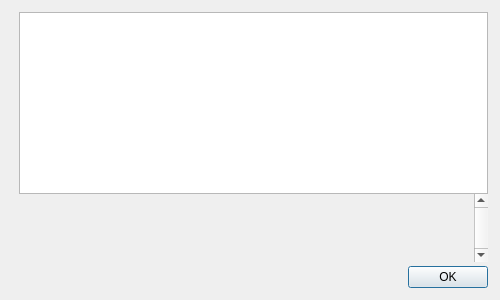
<?xml version="1.0" encoding="UTF-8"?>
<ui version="4.0">
 <class>HelpMessageDialog</class>
 <widget class="QDialog" name="HelpMessageDialog">
  <property name="geometry">
   <rect>
    <x>0</x>
    <y>0</y>
    <width>500</width>
    <height>300</height>
   </rect>
  </property>
  <property name="windowTitle">
   <string notr="true">DogCoin - Command-line options</string>
  </property>
  <layout class="QHBoxLayout" name="horizontalLayout_2">
   <property name="spacing">
    <number>0</number>
   </property>
   <property name="leftMargin">
    <number>12</number>
   </property>
   <property name="topMargin">
    <number>12</number>
   </property>
   <property name="rightMargin">
    <number>12</number>
   </property>
   <property name="bottomMargin">
    <number>12</number>
   </property>
   <item>
    <layout class="QVBoxLayout" name="verticalLayoutLogo" stretch="0,0">
     <property name="leftMargin">
      <number>0</number>
     </property>
     <property name="topMargin">
      <number>4</number>
     </property>
     <property name="rightMargin">
      <number>0</number>
     </property>
     <item>
      <widget class="QLabel" name="aboutLogo">
       <property name="sizePolicy">
        <sizepolicy hsizetype="Preferred" vsizetype="Ignored">
         <horstretch>0</horstretch>
         <verstretch>0</verstretch>
        </sizepolicy>
       </property>
       <property name="maximumSize">
        <size>
         <width>100</width>
         <height>280</height>
        </size>
       </property>
       <property name="pixmap">
        <pixmap resource="../bitcoin.qrc">:/icons/about</pixmap>
       </property>
       <property name="scaledContents">
        <bool>false</bool>
       </property>
       <property name="alignment">
        <set>Qt::AlignLeading|Qt::AlignLeft|Qt::AlignTop</set>
       </property>
      </widget>
     </item>
     <item>
      <widget class="QFrame" name="frame">
       <property name="frameShape">
        <enum>QFrame::NoFrame</enum>
       </property>
       <property name="frameShadow">
        <enum>QFrame::Raised</enum>
       </property>
      </widget>
     </item>
    </layout>
   </item>
   <item>
    <layout class="QVBoxLayout" name="verticalLayout">
     <item>
      <widget class="QTextEdit" name="helpMessage">
       <property name="readOnly">
        <bool>true</bool>
       </property>
      </widget>
     </item>
     <item>
      <widget class="QScrollArea" name="scrollArea">
       <property name="frameShape">
        <enum>QFrame::NoFrame</enum>
       </property>
       <property name="verticalScrollBarPolicy">
        <enum>Qt::ScrollBarAlwaysOn</enum>
       </property>
       <property name="widgetResizable">
        <bool>true</bool>
       </property>
       <widget class="QWidget" name="scrollAreaWidgetContents">
        <layout class="QVBoxLayout" name="verticalLayout_2">
         <item>
          <widget class="QLabel" name="aboutMessage">
           <property name="cursor">
            <cursorShape>IBeamCursor</cursorShape>
           </property>
           <property name="textFormat">
            <enum>Qt::PlainText</enum>
           </property>
           <property name="alignment">
            <set>Qt::AlignLeading|Qt::AlignLeft|Qt::AlignTop</set>
           </property>
           <property name="openExternalLinks">
            <bool>true</bool>
           </property>
           <property name="textInteractionFlags">
            <set>Qt::LinksAccessibleByMouse|Qt::TextSelectableByKeyboard|Qt::TextSelectableByMouse</set>
           </property>
          </widget>
         </item>
        </layout>
       </widget>
      </widget>
     </item>
     <item>
      <spacer name="verticalSpacer">
       <property name="orientation">
        <enum>Qt::Vertical</enum>
       </property>
       <property name="sizeType">
        <enum>QSizePolicy::Fixed</enum>
       </property>
       <property name="sizeHint" stdset="0">
        <size>
         <width>4</width>
         <height>4</height>
        </size>
       </property>
      </spacer>
     </item>
     <item>
      <widget class="QDialogButtonBox" name="okButton">
       <property name="orientation">
        <enum>Qt::Horizontal</enum>
       </property>
       <property name="standardButtons">
        <set>QDialogButtonBox::Ok</set>
       </property>
      </widget>
     </item>
    </layout>
   </item>
  </layout>
 </widget>
 <resources>
  <include location="../bitcoin.qrc"/>
 </resources>
 <connections>
  <connection>
   <sender>okButton</sender>
   <signal>accepted()</signal>
   <receiver>HelpMessageDialog</receiver>
   <slot>accept()</slot>
   <hints>
    <hint type="sourcelabel">
     <x>20</x>
     <y>20</y>
    </hint>
    <hint type="destinationlabel">
     <x>20</x>
     <y>20</y>
    </hint>
   </hints>
  </connection>
  <connection>
   <sender>okButton</sender>
   <signal>rejected()</signal>
   <receiver>HelpMessageDialog</receiver>
   <slot>reject()</slot>
   <hints>
    <hint type="sourcelabel">
     <x>20</x>
     <y>20</y>
    </hint>
    <hint type="destinationlabel">
     <x>20</x>
     <y>20</y>
    </hint>
   </hints>
  </connection>
 </connections>
</ui>
